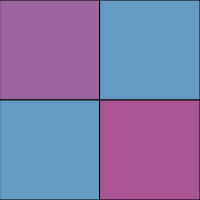
Frame 1 (no input)
Frame 60 (no input): identical to frame 1, image omitted
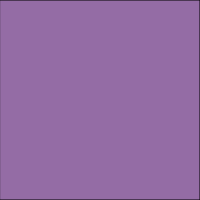
Frame 120 (the mouse pressed at the canvas centre since frame 60)

The p5.js sketch that drew these frames (run headless with seeded random() and noise() and a simulated clock; from frame 60 on, the mouse is pressed at the canvas centre):

// p5.js sketch
// ── sketch.js
// Multi coloured Grid
// Ahmed Rady
// 3/12/2024
// The squares in the grid get bigger if you left click, and smaller if you left click. if you press any keybourd key, the colour will change.

//variables
let squareSize;
let squareColour;
let r; let g; let b; //the colours
let colorTime = 10; //for the noise functions
let canvasSize = 200; //size of canvas (can be changed)

squareSize = canvasSize/2; //adjusts grid to fit no matter the canvas size

function setup() { //main function
  createCanvas(canvasSize, canvasSize);
  document.addEventListener("contextmenu", event => event.preventDefault());//right click menue turns off.
  background(220);
  gridLines();
}

function draw() {

}

function gridLines() { // making the grid using nested loops
  for (let x = 0; x < width; x = x + squareSize) { //the square's width
    for (let y = 0; y < height; y = y + squareSize) { //the square's height
      
      colorTime += 1;

      //randomizing the colours using noise
      r = noise(colorTime);
      r = map(r,0,1,1,255);

      g = noise(colorTime);
      g = map(g,0,1,255,1);

      b = noise(colorTime);
      b = map(b,0,1,255,100);

      //drawing the quares
      squareColour = color(r, g, b);
      fill(squareColour);
      square(x, y, squareSize);
    }
  }
}

function mousePressed(){ //right click and left click change the square size
  if ( mouseIsPressed && mouseButton === LEFT){
    if(squareSize < 200) {squareSize = squareSize * 2;}
  }

  if ( mouseIsPressed && mouseButton === RIGHT){ 
    if(squareSize > 20) {squareSize = squareSize / 2;}
  }
  gridLines();
}

function keyPressed(){ //key press generates new colours
  gridLines();
}
